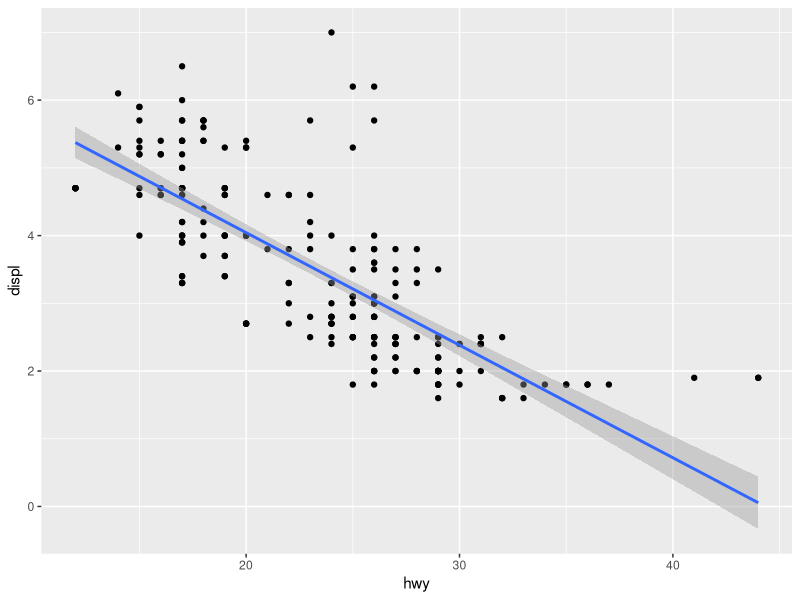

Write R code to recreate this figure.
## ---- chunk 1
library(tidyverse)
## ---- chunk 2
#| echo: fenced
2+2
## ---- chunk 3
#| echo: true
mpg %>% 
  ggplot(aes(x = hwy, y = displ)) + 
  geom_point() + 
  geom_smooth(method = "lm")
## ---- chunk 4
#| echo: true
m <- lm(displ ~ hwy, data = mpg) # generate linear regression model
broom::tidy(m) %>% 
  mutate(p.value = scales::pvalue(p.value)) %>% 
  knitr::kable(digit = 2)
